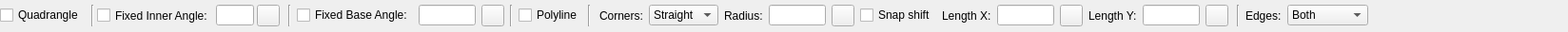
<?xml version="1.0" encoding="UTF-8"?>
<ui version="4.0">
 <class>LC_Rectangle3PointsOptionsWidget</class>
 <widget class="QWidget" name="LC_Rectangle3PointsOptionsWidget">
  <property name="geometry">
   <rect>
    <x>0</x>
    <y>0</y>
    <width>1648</width>
    <height>34</height>
   </rect>
  </property>
  <property name="windowTitle">
   <string>Form</string>
  </property>
  <layout class="QGridLayout" name="gridLayout">
   <property name="leftMargin">
    <number>0</number>
   </property>
   <property name="topMargin">
    <number>1</number>
   </property>
   <property name="rightMargin">
    <number>0</number>
   </property>
   <property name="bottomMargin">
    <number>1</number>
   </property>
   <item row="1" column="8">
    <widget class="QCheckBox" name="cbPolyline">
     <property name="toolTip">
      <string>If checked, the shape will be created as polyline. </string>
     </property>
     <property name="text">
      <string>Polyline</string>
     </property>
    </widget>
   </item>
   <item row="1" column="9">
    <widget class="Line" name="line_2">
     <property name="orientation">
      <enum>Qt::Orientation::Vertical</enum>
     </property>
    </widget>
   </item>
   <item row="1" column="11">
    <widget class="Line" name="line_5">
     <property name="orientation">
      <enum>Qt::Orientation::Vertical</enum>
     </property>
    </widget>
   </item>
   <item row="1" column="1">
    <widget class="QFrame" name="frmQuad">
     <property name="frameShape">
      <enum>QFrame::Shape::NoFrame</enum>
     </property>
     <property name="frameShadow">
      <enum>QFrame::Shadow::Raised</enum>
     </property>
     <layout class="QGridLayout" name="gridLayout_3">
      <property name="leftMargin">
       <number>2</number>
      </property>
      <property name="topMargin">
       <number>0</number>
      </property>
      <property name="rightMargin">
       <number>3</number>
      </property>
      <property name="bottomMargin">
       <number>0</number>
      </property>
      <property name="horizontalSpacing">
       <number>3</number>
      </property>
      <item row="0" column="2">
       <widget class="QCheckBox" name="cbFixedInnerAngle">
        <property name="sizePolicy">
         <sizepolicy hsizetype="Preferred" vsizetype="Preferred">
          <horstretch>0</horstretch>
          <verstretch>0</verstretch>
         </sizepolicy>
        </property>
        <property name="toolTip">
         <string>If checked, inner angle of quadrangle will be fixed to specified value.</string>
        </property>
        <property name="text">
         <string>Fixed Inner Angle:</string>
        </property>
       </widget>
      </item>
      <item row="0" column="1">
       <widget class="Line" name="line_3">
        <property name="orientation">
         <enum>Qt::Orientation::Vertical</enum>
        </property>
       </widget>
      </item>
      <item row="0" column="3">
       <widget class="QLineEdit" name="leInnerAngle">
        <property name="sizePolicy">
         <sizepolicy hsizetype="Preferred" vsizetype="Fixed">
          <horstretch>0</horstretch>
          <verstretch>0</verstretch>
         </sizepolicy>
        </property>
        <property name="minimumSize">
         <size>
          <width>30</width>
          <height>0</height>
         </size>
        </property>
        <property name="maximumSize">
         <size>
          <width>40</width>
          <height>16777215</height>
         </size>
        </property>
        <property name="toolTip">
         <string>Inner angle of quadrangle.</string>
        </property>
       </widget>
      </item>
      <item row="0" column="4">
       <widget class="QToolButton" name="tbPickAngleInner">
        <property name="toolTip">
         <string>Pick inner angle of quadrangle from drawing.</string>
        </property>
        <property name="text">
         <string/>
        </property>
        <property name="icon">
         <iconset resource="../../../../res/icons/icons.qrc">
          <normaloff>:/icons/interactive_pick_angle.lci</normaloff>:/icons/interactive_pick_angle.lci</iconset>
        </property>
       </widget>
      </item>
     </layout>
    </widget>
   </item>
   <item row="1" column="7">
    <widget class="Line" name="line_4">
     <property name="orientation">
      <enum>Qt::Orientation::Vertical</enum>
     </property>
    </widget>
   </item>
   <item row="1" column="12">
    <widget class="QLabel" name="lblEdges">
     <property name="text">
      <string>Edges:</string>
     </property>
    </widget>
   </item>
   <item row="1" column="4">
    <widget class="QCheckBox" name="chkFixedBaseAngle">
     <property name="toolTip">
      <string>If checked, rectangle will be rotated to specified base angle.  Otherwise, base angle will be defined by angle between first and second points of rectangle.</string>
     </property>
     <property name="text">
      <string>Fixed Base Angle:</string>
     </property>
    </widget>
   </item>
   <item row="1" column="5">
    <widget class="QLineEdit" name="leAngle">
     <property name="sizePolicy">
      <sizepolicy hsizetype="Preferred" vsizetype="Fixed">
       <horstretch>0</horstretch>
       <verstretch>0</verstretch>
      </sizepolicy>
     </property>
     <property name="minimumSize">
      <size>
       <width>30</width>
       <height>0</height>
      </size>
     </property>
     <property name="maximumSize">
      <size>
       <width>60</width>
       <height>16777215</height>
      </size>
     </property>
     <property name="toolTip">
      <string>Base angle of rectangle. </string>
     </property>
    </widget>
   </item>
   <item row="1" column="0">
    <widget class="QCheckBox" name="cbQuadrangle">
     <property name="toolTip">
      <string>If checked, quadrangle will be created instead of rectangle.</string>
     </property>
     <property name="text">
      <string>Quadrangle</string>
     </property>
    </widget>
   </item>
   <item row="1" column="3">
    <widget class="Line" name="line">
     <property name="orientation">
      <enum>Qt::Orientation::Vertical</enum>
     </property>
    </widget>
   </item>
   <item row="1" column="14">
    <spacer name="horizontalSpacer">
     <property name="orientation">
      <enum>Qt::Orientation::Horizontal</enum>
     </property>
     <property name="sizeType">
      <enum>QSizePolicy::Policy::Expanding</enum>
     </property>
     <property name="sizeHint" stdset="0">
      <size>
       <width>0</width>
       <height>20</height>
      </size>
     </property>
    </spacer>
   </item>
   <item row="1" column="10">
    <widget class="QFrame" name="frmRectSettings">
     <property name="frameShape">
      <enum>QFrame::Shape::NoFrame</enum>
     </property>
     <property name="frameShadow">
      <enum>QFrame::Shadow::Raised</enum>
     </property>
     <layout class="QGridLayout" name="gridLayout_2">
      <property name="leftMargin">
       <number>3</number>
      </property>
      <property name="topMargin">
       <number>0</number>
      </property>
      <property name="rightMargin">
       <number>3</number>
      </property>
      <property name="bottomMargin">
       <number>0</number>
      </property>
      <item row="0" column="5">
       <widget class="QCheckBox" name="cbSnapRadiusCenter">
        <property name="toolTip">
         <string>If checked, specifies that snap points should be shifted by radius of corners.</string>
        </property>
        <property name="text">
         <string>Snap shift</string>
        </property>
       </widget>
      </item>
      <item row="0" column="9">
       <widget class="QLabel" name="lblLenY">
        <property name="text">
         <string>Length Y:</string>
        </property>
       </widget>
      </item>
      <item row="0" column="2">
       <widget class="QLabel" name="lblRadius">
        <property name="text">
         <string>Radius:</string>
        </property>
       </widget>
      </item>
      <item row="0" column="7">
       <widget class="QLineEdit" name="leX">
        <property name="sizePolicy">
         <sizepolicy hsizetype="Preferred" vsizetype="Fixed">
          <horstretch>0</horstretch>
          <verstretch>0</verstretch>
         </sizepolicy>
        </property>
        <property name="minimumSize">
         <size>
          <width>30</width>
          <height>0</height>
         </size>
        </property>
        <property name="maximumSize">
         <size>
          <width>60</width>
          <height>16777215</height>
         </size>
        </property>
        <property name="toolTip">
         <string>Length of bevel in X direction.</string>
        </property>
       </widget>
      </item>
      <item row="0" column="10">
       <widget class="QLineEdit" name="leLenY">
        <property name="sizePolicy">
         <sizepolicy hsizetype="Preferred" vsizetype="Fixed">
          <horstretch>0</horstretch>
          <verstretch>0</verstretch>
         </sizepolicy>
        </property>
        <property name="minimumSize">
         <size>
          <width>30</width>
          <height>0</height>
         </size>
        </property>
        <property name="maximumSize">
         <size>
          <width>60</width>
          <height>16777215</height>
         </size>
        </property>
        <property name="toolTip">
         <string>Length of bevel in Y direction. </string>
        </property>
       </widget>
      </item>
      <item row="0" column="6">
       <widget class="QLabel" name="lblX">
        <property name="text">
         <string>Length X:</string>
        </property>
       </widget>
      </item>
      <item row="0" column="3">
       <widget class="QLineEdit" name="leRadius">
        <property name="sizePolicy">
         <sizepolicy hsizetype="Preferred" vsizetype="Fixed">
          <horstretch>0</horstretch>
          <verstretch>0</verstretch>
         </sizepolicy>
        </property>
        <property name="minimumSize">
         <size>
          <width>30</width>
          <height>0</height>
         </size>
        </property>
        <property name="maximumSize">
         <size>
          <width>60</width>
          <height>16777215</height>
         </size>
        </property>
        <property name="toolTip">
         <string>Radius of rounded corners.</string>
        </property>
       </widget>
      </item>
      <item row="0" column="4">
       <widget class="QToolButton" name="tbPickRadius">
        <property name="toolTip">
         <string>Pick radius of rounded corners from drawing.</string>
        </property>
        <property name="text">
         <string/>
        </property>
        <property name="icon">
         <iconset resource="../../../../res/icons/icons.qrc">
          <normaloff>:/icons/interactive_pick_distance.lci</normaloff>:/icons/interactive_pick_distance.lci</iconset>
        </property>
       </widget>
      </item>
      <item row="0" column="1">
       <widget class="QComboBox" name="cbCorners">
        <property name="toolTip">
         <string>Defines how corners should be drawn for rectangle. </string>
        </property>
        <item>
         <property name="text">
          <string>Straight</string>
         </property>
        </item>
        <item>
         <property name="text">
          <string>Round</string>
         </property>
        </item>
        <item>
         <property name="text">
          <string>Bevel</string>
         </property>
        </item>
       </widget>
      </item>
      <item row="0" column="0">
       <widget class="QLabel" name="label">
        <property name="text">
         <string>Corners:</string>
        </property>
       </widget>
      </item>
      <item row="0" column="8">
       <widget class="QToolButton" name="tbPickLengthX">
        <property name="toolTip">
         <string>Pick length of bevel in X direction from drawing.</string>
        </property>
        <property name="text">
         <string/>
        </property>
        <property name="icon">
         <iconset resource="../../../../res/icons/icons.qrc">
          <normaloff>:/icons/interactive_pick_distance.lci</normaloff>:/icons/interactive_pick_distance.lci</iconset>
        </property>
       </widget>
      </item>
      <item row="0" column="11">
       <widget class="QToolButton" name="tbPickLengthY">
        <property name="toolTip">
         <string>Pick length of bevel in Y direction from drawing.</string>
        </property>
        <property name="text">
         <string/>
        </property>
        <property name="icon">
         <iconset resource="../../../../res/icons/icons.qrc">
          <normaloff>:/icons/interactive_pick_distance.lci</normaloff>:/icons/interactive_pick_distance.lci</iconset>
        </property>
       </widget>
      </item>
     </layout>
    </widget>
   </item>
   <item row="1" column="13">
    <widget class="QComboBox" name="cbEdges">
     <property name="toolTip">
      <string>Defines which edges of rectangle should be drawn (so it is possible to create just two parallel lines instead of rectangle)</string>
     </property>
     <item>
      <property name="text">
       <string>Both</string>
      </property>
     </item>
     <item>
      <property name="text">
       <string>Vertical</string>
      </property>
     </item>
     <item>
      <property name="text">
       <string>Horizontal</string>
      </property>
     </item>
    </widget>
   </item>
   <item row="1" column="6">
    <widget class="QToolButton" name="tbPickAngleBase">
     <property name="toolTip">
      <string>Pick base angle of rectangle from drawing</string>
     </property>
     <property name="text">
      <string/>
     </property>
     <property name="icon">
      <iconset resource="../../../../res/icons/icons.qrc">
       <normaloff>:/icons/interactive_pick_angle.lci</normaloff>:/icons/interactive_pick_angle.lci</iconset>
     </property>
    </widget>
   </item>
  </layout>
 </widget>
 <resources>
  <include location="../../../../res/icons/icons.qrc"/>
 </resources>
 <connections/>
</ui>
